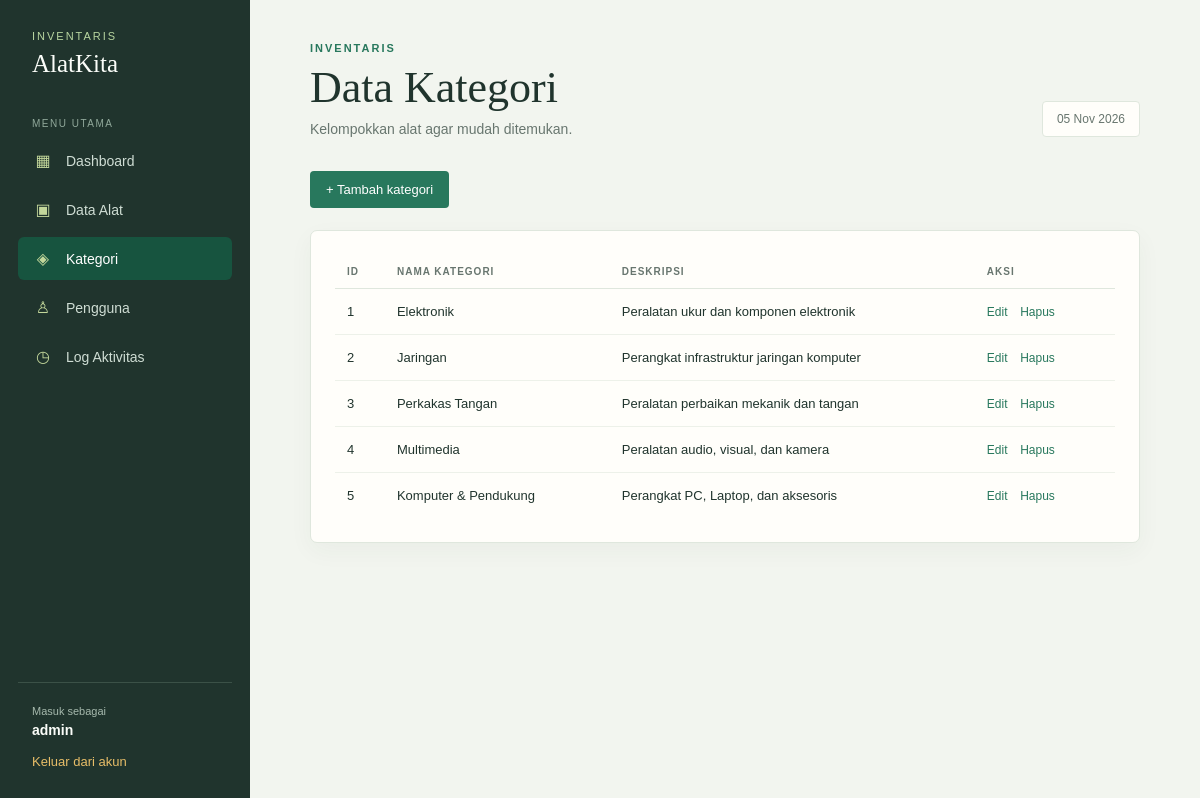
The page /kategori.php (signed in) on the database its author committed.
### tables this page shows
CREATE TABLE `kategori` (
  `id` int(11) NOT NULL,
  `nama_kategori` varchar(50) NOT NULL,
  `deskripsi` text DEFAULT NULL
);

### kategori.php (the view, shortened to what this page needs)
<?php
include "auth.php";
$query = mysqli_query($conn, "SELECT * FROM kategori");
$data = mysqli_fetch_all($query, MYSQLI_ASSOC);
$menu_items = [
    'Admin' => [
        ['dashboard.php', '▦', 'Dashboard'],
        ['tampil1.php', '▣', 'Data Alat'],
        ['kategori.php', '◈', 'Kategori'],
        ['user.php', '♙', 'Pengguna'],
        ['logaktvs.php', '◷', 'Log Aktivitas']
    ],
    'Petugas' => [
        ['dashboard.php', '▦', 'Dashboard'],
        ['tampil1.php', '▣', 'Data Alat'],
        ['kategori.php', '◈', 'Kategori'],
        ['logaktvs.php', '◷', 'Log Aktivitas']
    ]
];
?>
<!DOCTYPE html>
<html>
<head>
    <link rel="stylesheet" href="style.css">
</head>
<body>
<div class="app-shell"><aside class="sidebar">
    <div class="brand"><small>Inventaris</small><h2>AlatKita</h2></div><div class="menu-label">Menu utama</div>
    <nav>
        <?php foreach ($menu_items[$_SESSION['level'] ?? 'Peminjam'] as $item): ?>
            <?php $page = $item[0]; $icon = $item[1]; $label = $item[2]; ?>
            <a class="<?= $page === 'kategori.php' ? 'active' : '' ?>" href="<?= $page ?>"><span class="nav-icon"><?= $icon ?></span><?= $label ?></a>
        <?php endforeach; ?>
    </nav>
    <div class="sidebar-footer"><span>Masuk sebagai</span><strong><?= htmlspecialchars($_SESSION['nama']) ?></strong><a class="logout" href="logout.php">Keluar dari akun</a></div>
</aside><main>
<div class="topbar"><div><p class="eyebrow">Inventaris</p><h1>Data Kategori</h1><p class="welcome">Kelompokkan alat agar mudah ditemukan.</p></div><div class="date-chip"><?= date('d M Y') ?></div></div>
<div class="action-bar"><a class="button" href="tambah.php?table=kategori">+ Tambah kategori</a></div>
<section class="page-section"><div class="table-wrap"><table>
    <tr>
        <th>ID</th>
        <th>Nama Kategori</th>
        <th>Deskripsi</th>
        <th>Aksi</th>
    </tr>
    <?php foreach ($data as $k): ?>
    <tr>
        <td><?= htmlspecialchars($k['id']) ?></td>
        <td><?= htmlspecialchars($k['nama_kategori']) ?></td>
        <td><?= htmlspecialchars($k['deskripsi']) ?></td>
        <td class="table-actions">
            <a href="edit.php?table=kategori&id=<?= (int) $k['id'] ?>">Edit</a>
            <a href="hapus.php?table=kategori&id=<?= (int) $k['id'] ?>">Hapus</a>
        </td>
    </tr>
    <?php endforeach; ?>
</table>
</div></section></main></div>
</body>
</html>

### style.css (style rules this page uses)
:root { --ink: #20342d; --muted: #68766f; --paper: #fffefa; --canvas: #f2f5ef; --line: #dfe7dd; --teal: #28785d; --teal-dark: #17543f; --coral: #d99a2b; --danger: #b9434e; }
* { box-sizing: border-box; }
body { margin: 0; min-height: 100vh; font-family: "Trebuchet MS", Verdana, sans-serif; color: var(--ink); background: var(--canvas); }
a { color: var(--teal); }
.app-shell { display: grid; grid-template-columns: 250px minmax(0, 1fr); min-height: 100vh; }
.sidebar { display: flex; flex-direction: column; padding: 30px 18px; color: #fbfdf9; background: var(--ink); }
.brand { padding: 0 14px 40px; }
.brand small { display: block; color: #b8d6a0; font-size: 11px; letter-spacing: 2px; text-transform: uppercase; }
.brand h2 { margin: 8px 0 0; font-family: Georgia, serif; font-size: 25px; font-weight: normal; }
.menu-label { padding: 0 14px 10px; color: #91a99b; font-size: 10px; letter-spacing: 1.5px; text-transform: uppercase; }
nav { display: grid; gap: 6px; }
nav a { display: flex; align-items: center; gap: 12px; padding: 12px 14px; border-radius: 6px; color: #cfddd4; text-decoration: none; font-size: 14px; transition: background .2s, color .2s; }
nav a:hover, nav a.active { color: #fff; background: var(--teal-dark); }
.nav-icon { width: 22px; color: #c3d79b; font-size: 16px; text-align: center; }
.sidebar-footer { margin-top: auto; padding: 22px 14px 0; border-top: 1px solid #3b5147; }
.sidebar-footer span { display: block; color: #a6b9ad; font-size: 11px; }
.sidebar-footer strong { display: block; margin: 5px 0 14px; font-size: 14px; }
.logout { color: #e7bd68; font-size: 13px; text-decoration: none; }
main { width: min(1180px, 100%); padding: 42px clamp(22px, 5vw, 64px); }
.topbar { display: flex; justify-content: space-between; align-items: flex-end; gap: 20px; margin-bottom: 34px; }
.eyebrow { margin: 0 0 8px; color: var(--teal); font-size: 11px; font-weight: bold; letter-spacing: 2px; text-transform: uppercase; }
h1 { margin: 0; font-family: Georgia, serif; font-size: clamp(30px, 4vw, 44px); font-weight: normal; }
.welcome { margin: 8px 0 0; color: var(--muted); font-size: 14px; }
.date-chip { padding: 10px 14px; border: 1px solid var(--line); border-radius: 4px; color: var(--muted); background: var(--paper); font-size: 12px; }
.page-section { padding: 24px; border: 1px solid var(--line); border-radius: 7px; background: var(--paper); box-shadow: 0 8px 24px #233b2e0b; }
table { border-collapse: collapse; width: 100%; }
th { padding: 11px 12px; color: var(--muted); border-bottom: 1px solid var(--line); font-size: 10px; letter-spacing: 1px; text-align: left; text-transform: uppercase; }
td { padding: 15px 12px; border-bottom: 1px solid #edf1e9; font-size: 13px; }
tr:last-child td { border-bottom: 0; }
.action-bar { display: flex; flex-wrap: wrap; gap: 10px; margin-bottom: 22px; }
.button { display: inline-flex; align-items: center; justify-content: center; padding: 11px 16px; border: 0; border-radius: 4px; color: #fff; background: var(--teal); font: inherit; font-size: 13px; text-decoration: none; cursor: pointer; }
.table-wrap { overflow-x: auto; }
.table-actions { white-space: nowrap; }
.table-actions a { margin-right: 9px; font-size: 12px; text-decoration: none; }

### rows shown on the page
kategori: id "1", nama_kategori "Elektronik", deskripsi "Peralatan ukur dan komponen elektronik"
kategori: id "2", nama_kategori "Jaringan", deskripsi "Perangkat infrastruktur jaringan komputer"
kategori: id "3", nama_kategori "Perkakas Tangan", deskripsi "Peralatan perbaikan mekanik dan tangan"
kategori: id "4", nama_kategori "Multimedia", deskripsi "Peralatan audio, visual, dan kamera"
kategori: id "5", nama_kategori "Komputer & Pendukung", deskripsi "Perangkat PC, Laptop, dan aksesoris"

### other values the page prints
$icon "▦"
$label "Dashboard"
$icon "▣"
$label "Data Alat"
$icon "◈"
$label "Kategori"
$icon "♙"
$label "Pengguna"
$icon "◷"
$label "Log Aktivitas"
$_SESSION['nama'] "admin"
